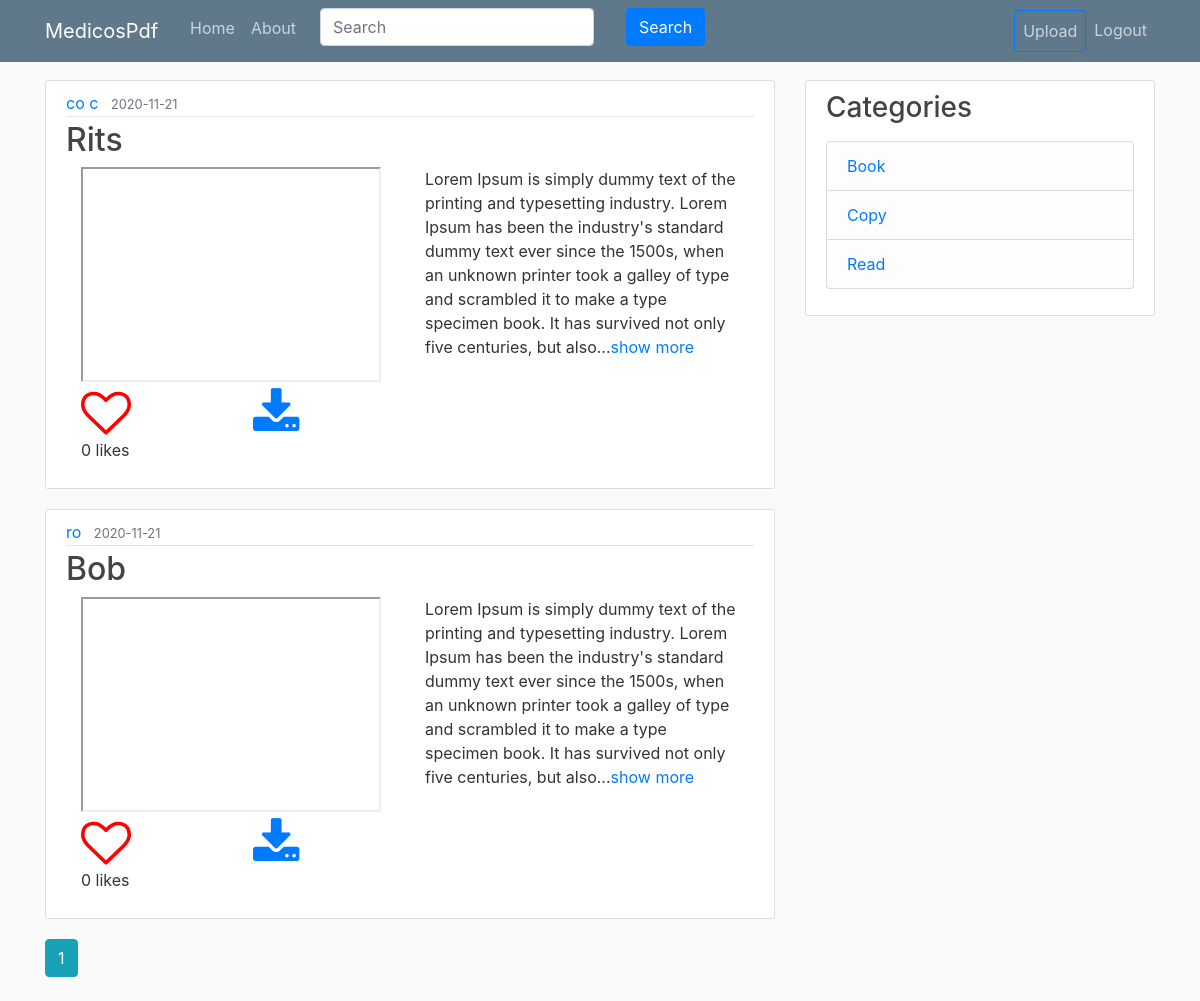
Screenshot of /home (signed in) with the database file from the repository.
### medicospdf/models.py (models this page shows, shortened)
class Slide(db.Model):
    __searchable__  = ['title', 'description']
    id = db.Column(db.Integer, primary_key = True)
    title = db.Column(db.String(200), nullable = False)
    description = db.Column(db.Text, nullable = False)
    file = db.Column(db.String(1000), nullable = False)
    date_posted = db.Column(db.DateTime, nullable=False, default=datetime.utcnow)
    user_id = db.Column(db.Integer, db.ForeignKey('user.id'), nullable = False)
    likes = db.relationship('SlideLike', backref = 'slide', lazy = True)
    comments = db.relationship('Comment', backref = 'slide', lazy = True)
    category_id = db.Column(db.Integer, db.ForeignKey('category.id'), nullable = True)

class User(db.Model, UserMixin):
    id = db.Column(db.Integer, primary_key=True)
    username = db.Column(db.String(20), unique=True, nullable=False)
    email = db.Column(db.String(120), unique=True, nullable=False)
    image_file = db.Column(db.String(20), nullable=False, default='default.jpg')
    password = db.Column(db.String(60), nullable=False)
    is_admin = db.Column(db.Boolean, default = False)
    posts = db.relationship('Post', backref='author', lazy=True)
    slides = db.relationship('Slide', backref = 'author', lazy = True)
    liked = db.relationship('SlideLike', foreign_keys = 'SlideLike.user_id',
        backref = 'author', lazy = True)
    comments = db.relationship('Comment', backref = 'author', lazy = True)
    categories = db.relationship('Category', backref = 'author', lazy = True)
    followed = db.relationship('User', secondary = followers,
                                primaryjoin = (followers.c.follower_id == id),
                                secondaryjoin = (followers.c.followed_id == id),
                                backref = db.backref('followers', lazy = 'dynamic'),
                                lazy = 'dynamic')
    def has_liked_slide(self, slide):
        return SlideLike.query.filter(
            SlideLike.user_id == self.id,
            SlideLike.slide_id == slide.id).count()>0
    def followed_posts(self):
        return Slide.query.join(followers,
            (followers.c.followed_id == Slide.user_id)).filter(followers.c.follower_id == self.id).order_by(Slide.date_posted.desc())

class Category(db.Model):
    id = db.Column(db.Integer, primary_key = True, autoincrement = True)
    name = db.Column(db.String(200), nullable = False)
    user_id = db.Column(db.Integer, db.ForeignKey('user.id'), nullable = False)
    slides = db.relationship('Slide', backref = 'cats', lazy = True)

### medicospdf/routes.py (the view)
@app.route("/", methods = ['GET', 'POST'])
@app.route("/home", methods = ['GET', 'POST'])
@login_required
def home():
    cat = Category.query.all()
    page = request.args.get('page', 1, type = int)
    slides = current_user.followed_posts().paginate(page = page, per_page = 6)
    if request.method == 'POST' and 'tag' in request.form:
        tag = request.form['tag']
        search = '%{}%'.format(tag)
        slides = Slide.query.filter(Slide.title.like(search)).paginate(page=page, per_page = 6)
        return render_template('home.html', posts = slides, categories = cat)
    return render_template('home.html', posts=slides, categories = cat)

### medicospdf/models.py (called while the page is built)
@login_manager.user_loader
def load_user(user_id):
    return User.query.get(int(user_id))

### medicospdf/templates/home.html (shortened to what this page needs)
{% extends "layout.html" %}
{% block content %}
    {% for slide in posts.items %}
        <article class="media content-section">
          <div class="media-body">
            <div class="article-metadata">
              <a class="mr-2" href="{{ url_for('account', username = slide.author.username) }}">{{ slide.author.username }}</a>
              <small class="text-muted">{{ slide.date_posted.strftime('%Y-%m-%d') }}</small>
            </div>
            <h2><a class="article-title" href="{{url_for('slide', slide_id = slide.id)}}">{{ slide.title }}</a></h2>
            <div class="container">
              <div class="row">
                <div class="col">
                  <iframe name="plugin" src="{{ url_for('static', filename = 'slide_files/'+ slide.file) }}" type="application/pdf" width="300" height="215"></iframe>
                  <div class="row">
                    <div class="col">
                      {% if current_user.has_liked_slide(slide) %}
                        <a href="{{ url_for('like_action', slide_id = slide.id, action = 'unlike') }}"><i class="fa fa-heart"></i></a>
                      {% else %}
                        <a href="{{ url_for('like_action', slide_id = slide.id, action = 'like') }}"><i class="fa fa-heart-o"></i></a>
                      {% endif %}
                      <p>{{ slide.likes|count }} likes</p>
                    </div>
                    <div class="col">
                      <a href="{{ url_for('download', name = slide.file) }}">
                      <i class="fa fa-download"></i></a>
                    </div>
                  </div>
                </div>
                <div class="col">
                  <p class="article-content">{{ slide.description | truncate(300)}}<a href="{{ url_for('slide', slide_id = slide.id) }}">show more</a></p>
                </div>
              </div>
            </div>
          </div>
        </article>
    {% endfor %}
    {% for page_num in posts.iter_pages(left_edge = 1, right_edge = 1, left_current = 1, right_current = 2) %}
      {% if page_num %}
        {% if posts.page == page_num %}
          <a class = 'btn btn-info mb-4' href="{{ url_for('home', page = page_num) }}">{{ page_num }}</a>
        {% else %}
          <a class = 'btn btn-outline-info mb-4' href="{{ url_for('home', page = page_num) }}">{{ page_num }}</a>
        {% endif %}
      {% else%}
        ...
      {% endif %}
    {% endfor %}
{% endblock content %}

### medicospdf/templates/layout.html (shortened to what this page needs)
<!DOCTYPE html>
<html>
<head>
    <link rel="stylesheet" href="https://maxcdn.bootstrapcdn.com/bootstrap/4.0.0/css/bootstrap.min.css">
    <link rel="stylesheet" type="text/css" href="{{ url_for('static', filename='main.css') }}">
    <link rel="stylesheet" href="https://cdnjs.cloudflare.com/ajax/libs/font-awesome/4.7.0/css/font-awesome.min.css">
</head>
<body>
    <header class="site-header">
      <nav class="navbar navbar-expand-md navbar-dark bg-steel fixed-top">
        <div class="container">
          <a class="navbar-brand mr-4" href="/">MedicosPdf</a>
          <div class="collapse navbar-collapse" id="navbarToggle">
            <div class="navbar-nav mr-auto">
              <a class="nav-item nav-link" href="{{ url_for('home') }}">Home</a>
              <a class="nav-item nav-link" href="{{ url_for('about') }}">About</a>
              {% if current_user.is_authenticated %}
                <div class="navbar-nav form-group">
                  <form action="" method="POST" autocomplete="off" class="form-inline">
                    <div class="form-group mx-sm-3 mb-2">
                      <input type="text" name="tag" id = 'tag' placeholder="Search" class="form-control">
                    </div>
                    <div class="form-group mx-sm-3 mb-2">
                      <input type="submit" name="search" value="Search" class="btn btn-primary" class="btn btn-primary mb-2">
                    </div>
                  </form>
                </div>
              {% endif %}
            </div>
            <div class="navbar-nav">
              {% if current_user.is_authenticated %}
                <a class = 'nav-item nav-link btn btn-outline-primary' href="{{ url_for('new_slide') }}">Upload</a>
                <a class = 'nav-item nav-link' href="{{ url_for('logout') }}">Logout</a>
              {% else %}
                <a class="nav-item nav-link" href="{{ url_for('login') }}">Login</a>
                <a class="nav-item nav-link" href="{{ url_for('register') }}">Register</a>
              {% endif %}
            </div>
          </div>
        </div>
      </nav>
    </header>
    <main role="main" class="container">
      <div class="row">
        <div class="col-md-8">
          {% block content %}{% endblock %}
        </div>
        {% if current_user.is_authenticated %}
          <div class="col-md-4">
            <div class="content-section">
              <h3>Categories</h3>
              <p class='text-muted'>
                <ul class="list-group">
                  {% for cat in categories %}
                    <li class="list-group-item list-group-item-light"><a href="{{ url_for('category', name = cat.name) }}">{{ cat.name }}</a></li>
                  {% endfor %}
                </ul>
              </p>
            </div>
          </div>
        {% endif %}
      </div>
    </main>
</body>
</html>

### medicospdf/static/main.css (style rules this page uses)
body { background: #fafafa; color: #333333; margin-top: 5rem; }
h1, h2, h3, h4, h5, h6 { color: #444444; }
.bg-steel { background-color: #5f788a; }
.site-header .navbar-nav .nav-link { color: #cbd5db; }
.content-section { background: #ffffff; padding: 10px 20px; border: 1px solid #dddddd; border-radius: 3px; margin-bottom: 20px; }
.article-title { color: #444444; }
.article-content { white-space: pre-line; }
.article-metadata { padding-bottom: 1px; margin-bottom: 4px; border-bottom: 1px solid #e3e3e3 }

### medicospdf/templates/layout.html (style rules this page uses)
.fa { font-size: 50px; cursor: pointer; user-select: none; }
.fa-heart-o { color: red; cursor: pointer; }

### rows the page displays
Slide: author.username "co c", date_posted "2020-11-21", title "Rits", likes|count "0", description "Lorem Ipsum is simply dummy text of the printing and typesetting industry. Lorem Ipsum has been the industry's standard dummy text ever since the 1500s, when an unknown printer took a galley of type and scrambled it to make a type specimen book. It has survived not only five centuries, but also..."
Slide: author.username "ro", date_posted "2020-11-21", title "Bob", likes|count "0", description "Lorem Ipsum is simply dummy text of the printing and typesetting industry. Lorem Ipsum has been the industry's standard dummy text ever since the 1500s, when an unknown printer took a galley of type and scrambled it to make a type specimen book. It has survived not only five centuries, but also..."
Category: name "Book"
Category: name "Copy"
Category: name "Read"

### other values shown
{{ page_num }} "1"
